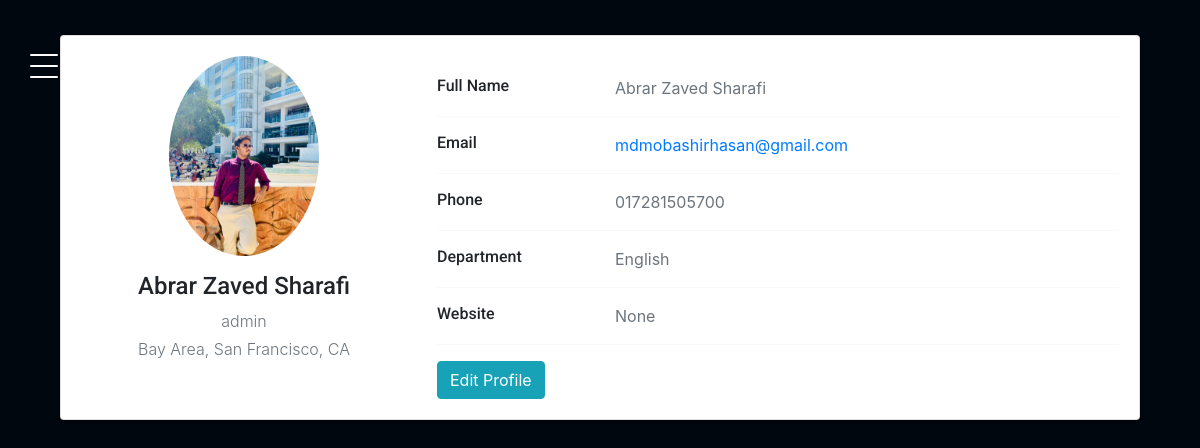
Page /profile (signed in) on the earlier database version.
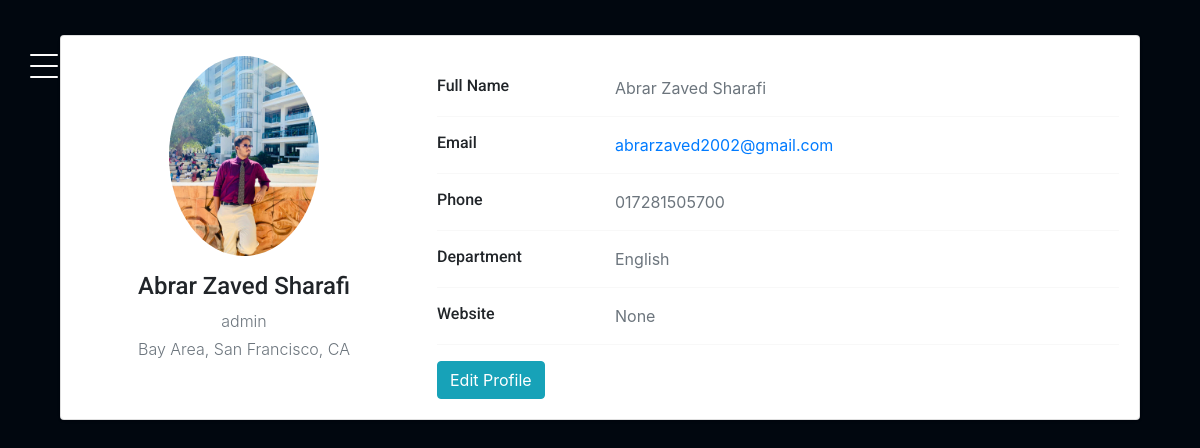
Same page on the later database version.
### authentication/models.py (models this page shows)
class Student(AbstractBaseUser, PermissionsMixin):
    student_id = models.CharField(max_length=50, unique=True)
    profile_pic=models.ImageField(upload_to='profile_pic/',null=True,blank=True)
    name = models.CharField(max_length=150, blank=True)
    email = models.EmailField(max_length=254, blank=True)
    dept = models.CharField(max_length=50, blank=True)
    phone_number=models.CharField(max_length=50,blank=True)
    website=models.CharField(max_length=200,null=True,blank=True)
    is_active = models.BooleanField(default=True)
    is_admin = models.BooleanField(default=False)
    is_staff = models.BooleanField(default=False)
    groups = models.ManyToManyField(
        Group,
        related_name="student_set",  # Custom related_name to avoid conflict
        blank=True,
    )
    user_permissions = models.ManyToManyField(
        Permission,
        related_name="student_permissions_set",  # Custom related_name to avoid conflict
        blank=True,
    )
    objects = MyUserManager()
    USERNAME_FIELD = "student_id"
    REQUIRED_FIELDS = []  # List additional required fields here, if any
    def __str__(self):
        return self.student_id

### authentication/views.py (the view)
# urls.py: path("profile", views.profile, name="profile"),
@login_required
def profile(request):
    user = request.user
    profile_form = ProfileForm(instance=user)
    return render(
        request,
        "authentication/profile.html",
        {"profile_form": profile_form, "user": user},
    )

### templates/authentication/profile.html (shortened to what this page needs)
{% extends "sidebar/main.html" %}
{% load static %}
{% block content %}
<!DOCTYPE html>
<html lang="en">
<head>
    <link href="https://cdn.jsdelivr.net/npm/bootstrap@4.4.1/dist/css/bootstrap.min.css" rel="stylesheet">
</head>
<body>
<div class="container">
    <div class="main-body">
        <div class="card">
            <div class="card-body">
                <div class="row">
                    <div class="col-md-4 text-center">
                        <img src="{% if user.profile_pic %}{{user.profile_pic.url}}{% else %}https://gimgs2.nohat.cc/thumb/f/640/male-face-icon-default-profile-image--c3f2c592f9.jpg{% endif %}" alt="Admin" class="rounded-circle profile-img" width="150">
                        <h4>{{user.name}}</h4>
                        <p class="text-secondary mb-1">{{user}}</p>
                        <p class="text-muted font-size-sm">Bay Area, San Francisco, CA</p>
                    </div>
                    <div class="col-md-8">
                        <div class="profile-details">
                            <div class="row">
                                <div class="col-sm-3">
                                    <h6 class="mb-0">Full Name</h6>
                                </div>
                                <div class="col-sm-9 text-secondary">{{user.name}}</div>
                            </div>
                            <hr>
                            <div class="row">
                                <div class="col-sm-3">
                                    <h6 class="mb-0">Email</h6>
                                </div>
                                <div class="col-sm-9 text-secondary">
                                    <a href="mailto:example@example.com">{{user.email}}</a>
                                </div>
                            </div>
                            <hr>
                            <div class="row">
                                <div class="col-sm-3">
                                    <h6 class="mb-0">Phone</h6>
                                </div>
                                <div class="col-sm-9 text-secondary">{{user.phone_number}}</div>
                            </div>
                            <hr>
                            <div class="row">
                                <div class="col-sm-3">
                                    <h6 class="mb-0">Department</h6>
                                </div>
                                <div class="col-sm-9 text-secondary">{{user.dept}}</div>
                            </div>
                            <hr>
                            <div class="row">
                                <div class="col-sm-3">
                                    <h6 class="mb-0">Website</h6>
                                </div>
                                <div class="col-sm-9 text-secondary">{{user.website}}</div>
                            </div>
                            <hr>
                            <div class="row">
                                <div class="col-sm-12">
                                    <button class="btn btn-info" data-toggle="modal" data-target="#editProfileModal">Edit Profile</button>
                                </div>
                            </div>
                        </div>
                    </div>
                </div>
            </div>
        </div>
    </div>
</div>
</body>
</html>
{% endblock content %}

### templates/sidebar/main.html (shortened to what this page needs)
{% load static %}
<!DOCTYPE html>
<html lang="en">
  <head>
    <link rel="stylesheet" href="{% static 'fonts/icomoon/style.css' %}" />
    <link rel="stylesheet" href="{% static 'css/owl.carousel.min.css' %}" />
    <link rel="stylesheet" href="{% static 'css/bootstrap.min.css' %}" />
    <link
      href="https://cdnjs.cloudflare.com/ajax/libs/font-awesome/5.15.4/css/all.min.css"
      rel="stylesheet" />
    <link
      href="https://cdnjs.cloudflare.com/ajax/libs/bootstrap-icons/1.10.5/font/bootstrap-icons.min.css"
      rel="stylesheet" />
    <link
      href="https://cdn.jsdelivr.net/npm/bootstrap@5.3.3/dist/css/bootstrap.min.css"
      rel="stylesheet"
 />
    <link rel="stylesheet" href="{% static 'css/style.css' %}" />
  </head>
  <body>
    {% include "sidebar/sidebar.html" %}
    <main>{% block content %} {% endblock content %}</main>
  </body>
</html>

### templates/sidebar/sidebar.html (shortened to what this page needs)
{% block content %}
<aside class="sidebar">
      <div class="toggle">
        <a href="#" class="burger js-menu-toggle" data-toggle="collapse" data-target="#main-navbar">
              <span></span>
            </a>
      </div>
    </aside>
{% endblock content %}

### static/css/style.css (style rules this page uses)
body { font-family: "Roboto", -apple-system, BlinkMacSystemFont, "Segoe UI", Roboto, "Helvetica Neue", Arial, "Noto Sans", sans-serif, "Apple Color Emoji", "Segoe UI Emoji", "Segoe UI Symbol", "Noto Color Emoji"; background-color: #fcfcfc; }
p { color: #b3b3b3; font-weight: 300; }
h1, h2, h3, h4, h5, h6, .h1, .h2, .h3, .h4, .h5, .h6 { font-family: "Roboto", -apple-system, BlinkMacSystemFont, "Segoe UI", Roboto, "Helvetica Neue", Arial, "Noto Sans", sans-serif, "Apple Color Emoji", "Segoe UI Emoji", "Segoe UI Symbol", "Noto Color Emoji"; }
a { -webkit-transition: 0.3s all ease; -o-transition: 0.3s all ease; transition: 0.3s all ease; }
a, a:hover { text-decoration: none !important; }
body { position: relative; }
body:before { position: absolute; content: ""; z-index: 1; top: 0; left: 0; right: 0; bottom: 0; background-color: rgba(0, 0, 0, 0.5); opacity: 0; visibility: hidden; -webkit-transition: 0.3s all ease-in-out; -o-transition: 0.3s all ease-in-out; transition: 0.3s all ease-in-out; }
aside, main { height: 100vh; min-height: 580px; }
aside { width: 300px; left: 0; z-index: 1001; position: fixed; -webkit-transform: translateX(-100%); -ms-transform: translateX(-100%); transform: translateX(-100%); background-color: #02000048; color: white; -webkit-transition: 1s -webkit-transform cubic-bezier(0.23, 1, 0.32, 1); transition: 1s -webkit-transform cubic-bezier(0.23, 1, 0.32, 1); -o-transition: 1s transform cubic-bezier(0.23, 1, 0.32, 1); transition: 1s transform cubic-bezier(0.23, 1, 0.32, 1); transition: 1s transform cubic-bezier(0.23, 1, 0.32, 1), 1s -webkit-transform cubic-bezier(0.23, 1, 0.32, 1); }
aside .toggle { padding-left: 30px; padding-top: 30px; position: absolute; right: 0; -webkit-transform: translateX(100%); -ms-transform: translateX(100%); transform: translateX(100%); }
main { width: calc(100%); }
.burger { width: 28px; height: 32px; cursor: pointer; position: relative; z-index: 99; float: right; }
.burger:before, .burger span, .burger:after { width: 100%; height: 2px; display: block; background: #fdfcfc; border-radius: 2px; position: absolute; opacity: 1; }
.burger:before, .burger:after { -webkit-transition: top 0.35s cubic-bezier(0.23, 1, 0.32, 1), opacity 0.35s cubic-bezier(0.23, 1, 0.32, 1), background-color 1.15s cubic-bezier(0.86, 0, 0.07, 1), -webkit-transform 0.35s cubic-bezier(0.23, 1, 0.32, 1); transition: top 0.35s cubic-bezier(0.23, 1, 0.32, 1), opacity 0.35s cubic-bezier(0.23, 1, 0.32, 1), background-color 1.15s cubic-bezier(0.86, 0, 0.07, 1), -webkit-transform 0.35s cubic-bezier(0.23, 1, 0.32, 1); -o-transition: top 0.35s cubic-bezier(0.23, 1, 0.32, 1), transform 0.35s cubic-bezier(0.23, 1, 0.32, 1), opacity 0.35s cubic-bezier(0.23, 1, 0.32, 1), background-color 1.15s cubic-bezier(0.86, 0, 0.07, 1); transition: top 0.35s cubic-bezier(0.23, 1, 0.32, 1), transform 0.35s cubic-bezier(0.23, 1, 0.32, 1), opacity 0.35s cubic-bezier(0.23, 1, 0.32, 1), background-color 1.15s cubic-bezier(0.86, 0, 0.07, 1); transition: top 0.35s cubic-bezier(0.23, 1, 0.32, 1), transform 0.35s cubic-bezier(0.23, 1, 0.32, 1), opacity 0.35s cubic-bezier(0.23, 1, 0.32, 1), background-color 1.15s cubic-bezier(0.86, 0, 0.07, 1), -webkit-transform 0.35s cubic-bezier(0.23, 1, 0.32, 1); -webkit-transition: top 0.35s cubic-bezier(0.23, 1, 0.32, 1), -webkit-transform 0.35s cubic-bezier(0.23, 1, 0.32, 1), opacity 0.35s cubic-bezier(0.23, 1, 0.32, 1), background-color 1.15s cubic-bezier(0.86, 0, 0.07, 1); content: ""; }
.burger:before { top: 4px; }
.burger span { top: 15px; }
.burger:after { top: 26px; }

### templates/authentication/profile.html (style rules this page uses)
body { background-image: url("https://wallpapercave.com/wp/wp10981140.jpg"); margin-top: 20px; color: #1a202c; text-align: left; background-color: rgb(1, 7, 15); }
.main-body { padding: 15px; }
.card, .modal-content { box-shadow: 0 1px 3px 0 rgba(0,0,0,.1), 0 1px 2px 0 rgba(0,0,0,.06); border-radius: .25rem; }
.profile-img { margin-bottom: 1rem; }
.profile-details { margin-top: 20px; }

Differences in the rows shown:
changed Student "Abrar Zaved Sharafi": email "mdmobashirhasan@gmail.com" → "abrarzaved2002@gmail.com"
